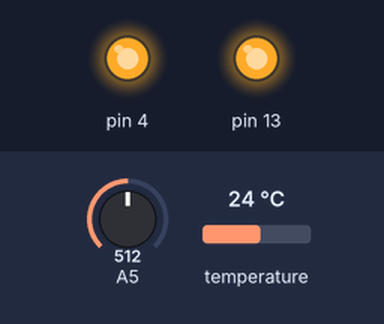
A sketch run on a simulated Arduino Uno, built with avr-gcc and run on an emulated ATmega328P. Shown: output pins drawn as LEDs (lit = HIGH). The inputs (shaded band) are chosen by the test bench; at power-on: temperature 24 °C, A5 = 512.

Above: at 0.8 s.
2.4 s: temperature set to 27.2 °C
4.5 s: temperature set to 28.5 °C
At 7.3 s:
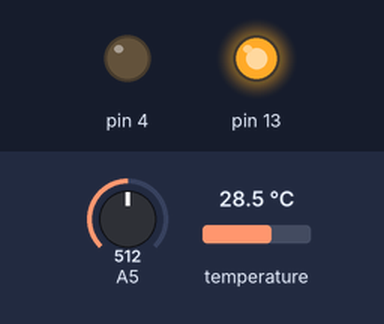
8.1 s: temperature set to 24.3 °C
9.9 s: temperature set to 23.3 °C
At 10.5 s:
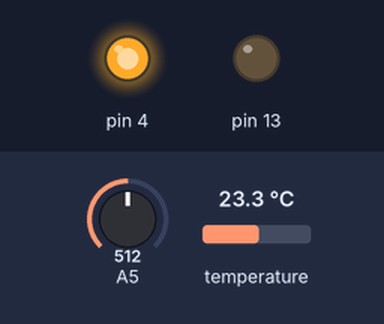
13.5 s: temperature set to 28 °C
At 14.3 s:
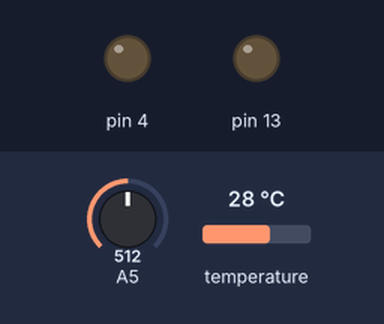
Timing chart, 0 to 18.1 s (numbered marks = the images above; inputs shaded):
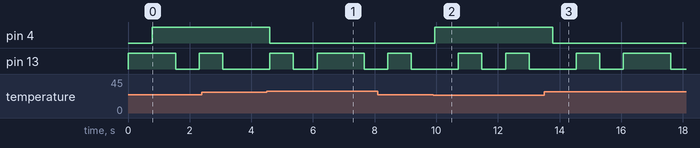

Measured:
- the behaviour switches between 27.9 and 28 °C on temperature (found by bisection; images 0 and 1)
- the behaviour switches between 24 and 23.9 °C on temperature (found by bisection; images 1 and 2)
- after the input at 4.5 s, pin 4: HIGH → LOW after 0.10 s
- after the input at 9.9 s, pin 4: LOW → HIGH after 0.05 s
- after the input at 13.5 s, pin 4: HIGH → LOW after 0.28 s

The sketch:

Heater.ino
```cpp
#include "Potentiometer.h"
#include "Heater.h"
#include "Heartbeat.h"
#include "Manager.h"

#include <OneWire.h>
#include <DallasTemperature.h>

#define ONE_WIRE_BUS 2
OneWire oneWire(ONE_WIRE_BUS);
DallasTemperature sensors(&oneWire);


Potentiometer potentiometer(A5);
Heartbeat heartbeat(13);
Manager manager;

void setup() {
  Serial.begin(9600);
  sensors.begin();
}

void loop() {
  heartbeat.beat();
  sensors.requestTemperatures();
  manager.manage(sensors.getTempCByIndex(0), potentiometer.getState());
}
```

Heartbeat.h
```cpp
class Heartbeat{
  public:
    Heartbeat(int pin){
      _pin = pin;
      pinMode(pin,OUTPUT);
    }
    void beat(){
      if (millis()/1000 >= _countbeat) {
        _countbeat = millis()/1000 + 1;
        if (_ifbeat == false){
          _ifbeat = true;
          digitalWrite(_pin, HIGH);
        }else{
          _ifbeat = false;
          digitalWrite(_pin, LOW);
        }
      }

    }

  private:
    int _countbeat;
    bool _ifbeat;
    int _pin;
};
```

Heater.h
```cpp
#ifndef  Heater_h
#define Heater_h

class Heater{
  public:
    Heater(int pin){
      _pin = pin;
      pinMode(pin,OUTPUT);
    }

    void heatOn(){
      if (_hardStop == false){
        digitalWrite(_pin, HIGH);
      }else{
        digitalWrite(_pin, LOW);
      }
    }
    void heatOff(){
      digitalWrite(_pin, LOW);
    }
    void hardStop(){
      _hardStop = 1;
    }


  private:
    int _pin;
    bool _hardStop = 0;
};

Heater heater(4);

#endif
```

Manager.h
```cpp
#include "Protection.h"
#include "Heater.h"

class Manager{
  public:
    void manage(int tmp, float poten){
      _adjusted = poten * _step + _minTmp;
      if (_adjusted + _a >= tmp){
        heater.heatOn();
        protect.tick(tmp);
        _a = _threshold;
      }else{
        heater.heatOff();
        protect.reboot();
        _a = _threshold * -1;
      }
    }
  private:
    int _minTmp = 10;
    int _step = 30;
    int _threshold = 2;
    int _a = 0;
    int _adjusted;
};
```

Potentiometer.h
```cpp
class Potentiometer{
  public:
    Potentiometer(int pin){
      _pin = pin;
      pinMode(pin,INPUT);
    }
    float getState(){
      return analogRead(_pin)/1023.0;
    }

  private:
    int _pin;
};
```

Protection.h
```cpp
#ifndef  Protection_h
#define Protection_h

class Protection{
  public:
    void tick(int tmp){
      if (_tick == true){
        if (_oneTick == true){
          _oneTick = false;
          _tmpTick = tmp;
          _timeTick = millis()/1000;
        }

        if (millis()/1000 - _timeTick >= 25 or tmp - _tmpTick >= 2){
          if (tmp - _tmpTick >= 2){
            _tick = false;
          }else{
            _tick = false;
            heater.hardStop();
          }
        }
      }
    }

    void reboot(){
      _tick = true;
      _oneTick = true;
    }
  private:
    bool _tick = true;
    bool _oneTick = true;
    int _tmpTick;
    int _timeTick;
};


Protection protect;

#endif
```
